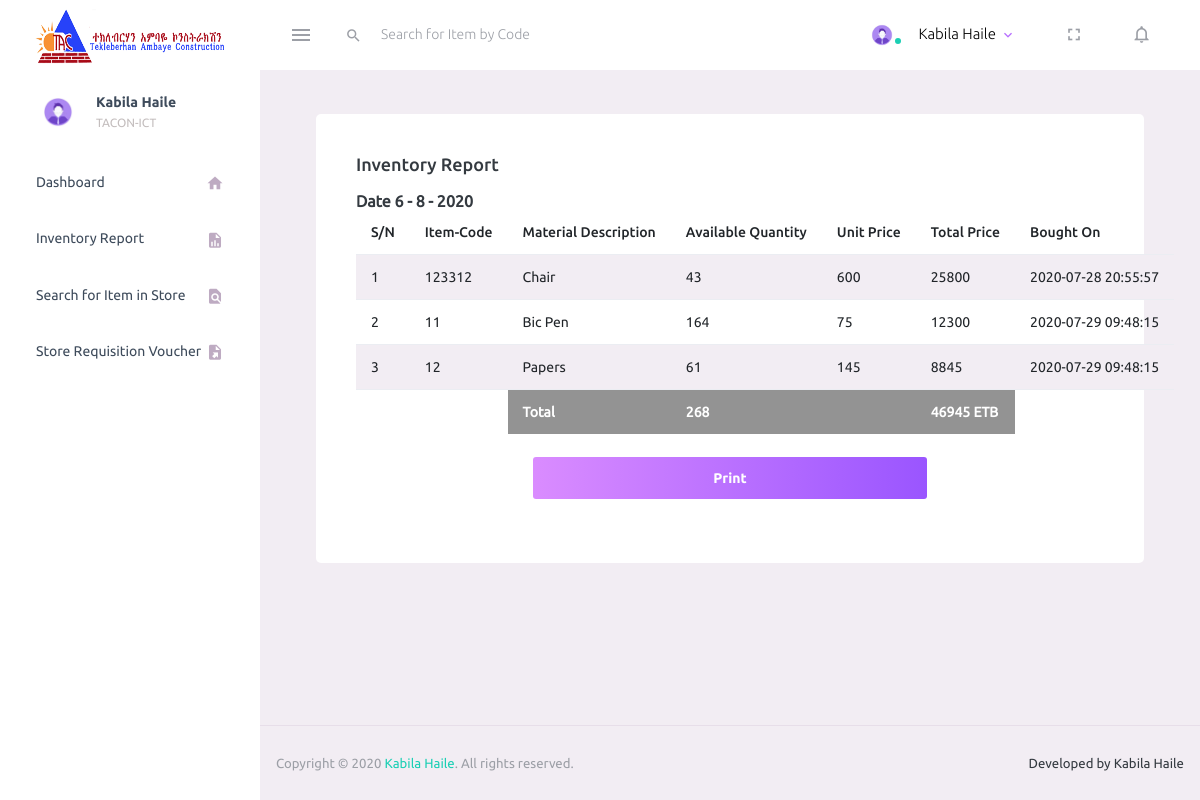
/inventory.php (signed in), run on the app's committed database.
### tables this page shows
CREATE TABLE IF NOT EXISTS `material` (
  `id` int(11) NOT NULL AUTO_INCREMENT,
  `material_name` varchar(130) NOT NULL,
  `code` int(11) NOT NULL,
  `bought_on` timestamp NOT NULL DEFAULT current_timestamp(),
  `available_quantity` int(11) NOT NULL,
  `unit_price` float NOT NULL DEFAULT 0,
  PRIMARY KEY (`id`),
  KEY `code` (`code`)
);

### inventory.php (the view, shortened to what this page needs)
<?php
include "includes/head.php";
include "includes/navbar.php";
include "includes/sidebar.php";
?>
  <div class="main-panel">
  <div class="content-wrapper" id="paper">
          <div class="col-lg-12 grid-margin stretch-card">
                <div class="card">
                  <div class="card-body">
                    <h4 class="card-title">Inventory Report</h4>
                    <strong>Date <span id="date"></span></strong><br/>
                    <table class="table table-striped">
                      <thead>
                        <tr>
                        <th> S/N </th>
                        <th> Item-Code </th>
                        <th> Material Description </th>
                        <th> Available Quantity </th>
                        <th> Unit Price </th>
                        <th> Total Price </th>
                        <th> Bought On </th>
                        </tr>
                      </thead>
                      <tbody>
                      <?php
                          $i = 1;
                          $total_quantity = 0;
                          $grand_total = 0;
                          $query = $DBcon->query("SELECT * FROM material");
                          while ($row = $query->fetch_assoc()) {
                      ?>
                        <tr>
                          <td class="py-1">
                              <?php echo $i;?>
                          </td>
                          <td> <?php echo $row['code'];?> </td>
                          <td>
                            <?php echo $row['material_name'];?>
                          </td>
                          <td> <?php echo $row['available_quantity'];$total_quantity=$row['available_quantity']+$total_quantity;?> </td>
                          <td> <?php echo $row['unit_price'];?> </td>
                          <td> <?php echo $row['available_quantity']*$row['unit_price'];$grand_total=($row['available_quantity']*$row['unit_price'])+$grand_total;?> </td>
                          <td> <?php echo $row['bought_on'];?> </td>
                        </tr>
                        <?php
                            $i++;
                          }
                      ?>
                          <td class="py-1">
                          </td>
                          <td> </td>
                          <td class="grand_total">
                            Total
                          </td>
                          <td class="grand_total"> <?php echo $total_quantity;?> </td>
                          <td class="grand_total"> </td>
                          <td class="grand_total"> <?php echo $grand_total." ETB";?> </td>
                          <td>  </td>
                      </tbody>
                    </table>
                    <div class="row">
                        <div class="col-md-12">
                          <div class="form-group row">
                            <div class="col-sm-3">
                            </div>
                            <button type="button" onclick="printReport('inventory')" id="print_button" name="approve" class="btn btn-gradient-primary btn-icon-text col-sm-6 floating">
                              Print</button>
                            <div class="col-sm-3">
                            </div>
                            </div>
                        </div>
                      </div>
                  </div>
                </div>
              </div>
          </div>
          <?php
          include "includes/footer.php"
          ?>
        </div>
      </div>
    </div>
  </body>
</html>

### data on the page
material: code "123312", material_name "Chair", available_quantity "43", unit_price "600", $row['available_quantity']*$row['unit_price'] "25800", bought_on "2020-07-28 20:55:57"
material: code "11", material_name "Bic Pen", available_quantity "164", unit_price "75", $row['available_quantity']*$row['unit_price'] "12300", bought_on "2020-07-29 09:48:15"
material: code "12", material_name "Papers", available_quantity "61", unit_price "145", $row['available_quantity']*$row['unit_price'] "8845", bought_on "2020-07-29 09:48:15"

### other printed values
$_SESSION['fn'] "Kabila"
$_SESSION['ln'] "Haile"
$_SESSION['did'] "TACON-ICT"
$total_quantity "268"
$grand_total "46945"
